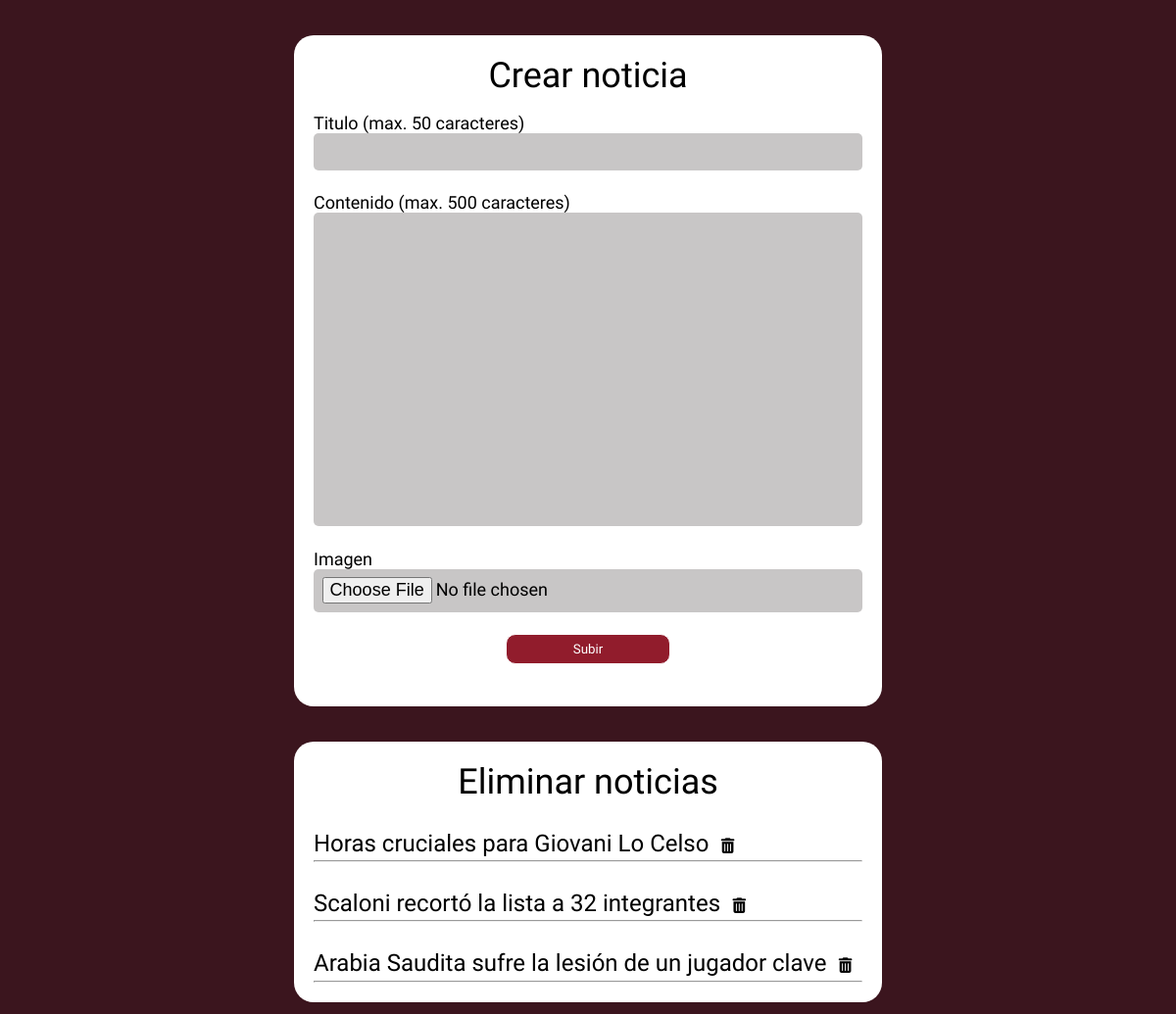
The page /main/special_users/administrador.php on the database as committed earlier.
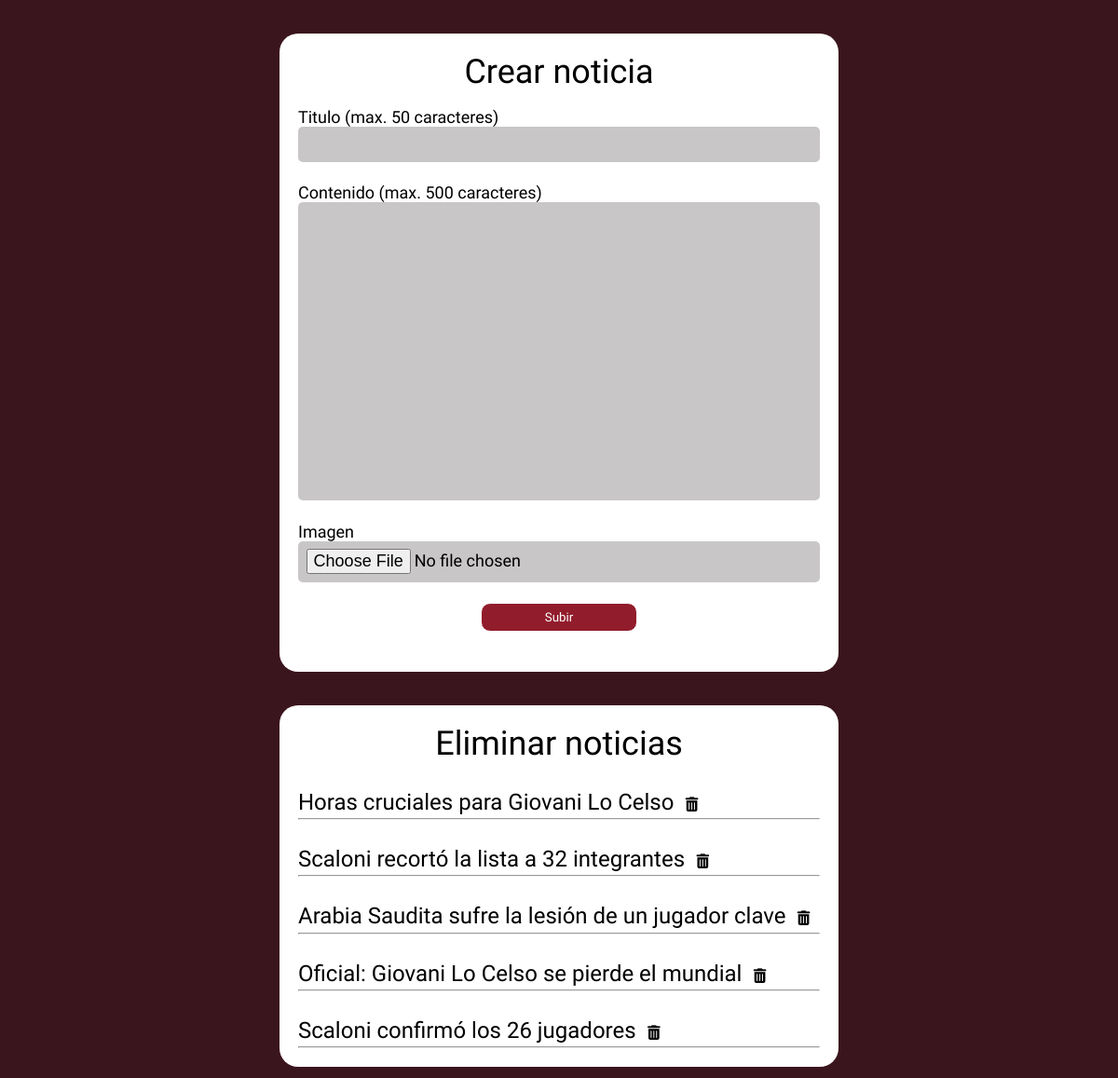
The same page on the database as committed later.
### tables this page shows
CREATE TABLE `news` (
    `id` int(2) NOT NULL AUTO_INCREMENT,
    `user` varchar(20) NOT NULL,
    `title` text NOT NULL,
    `content` text NOT NULL,
    `image` varchar (255) NOT NULL,
    `datetime` datetime NOT NULL,
    PRIMARY KEY (id)
);

### main/special_users/administrador.php (the view, shortened to what this page needs)
<?php
	require ('../../account/database.php');
?>
<html>
    <head>
        <link href="administrador.css" rel="stylesheet" type="text/css">
        <link href="../../styles/header.css" rel="stylesheet" type="text/css">
    </head>
	<body>
		<div class="container">
            <p class="title">Crear noticia</p>
            <form method="post" class="upload" enctype="multipart/form-data">
                <div class="titulo">
                    <label class="label">Titulo (max. 50 caracteres)</label>
                    <input type="text" name="title" class="form-control" maxlength=50 required>
                </div>
                <div class="content">
                    <label class="label">Contenido (max. 500 caracteres)</label>
                    <textarea type="text" name="content" class="form-control-content" rows=10 maxlength=500 required></textarea>
                </div>
                <div class="image">
                    <label class="label">Imagen</label>
                    <input type="file" name="image" class="form-control" required accept="*/image">
                </div>
                <div class="button">
                    <button type="submit" class="btn" name="btn-add">Subir</button></div>
                </div>
        <div class="container">
            <p class="title">Eliminar noticias</p>
            <?php
                $stmt = $conn->prepare("SELECT * FROM news ORDER BY id");
                $stmt->execute();
                $count = $stmt->rowCount();
                if($count > 0){
                    while($row=$stmt->fetch(PDO::FETCH_ASSOC)){
                        extract($row);
                        echo "<div id='new".$id."' class='new'><span class='new_title'>$title</span><i class='trash fa fa-trash' aria-hidden='true' onclick='remove(".$id.")'></i><hr></div>";
                    }
                }
            ?>
		</div>
	</body>
</html>

### main/special_users/administrador.css (style rules this page uses)
* { font-family: Yanone Kaffeesatz; padding: 0px; margin: 0px; box-sizing: border-box; }
html,body { width:100%; }
body { background: rgba(42, 0, 10, 0.918); background-attachment: fixed; }
.container { width:50%; background-color:#ffffff; margin:3% 0 1% 25%; padding:20px; border-radius:20px; }
.title { font-size:3vw; text-align: center; }
.upload { margin-top:3%; }
.form-control { width: 100%; background: rgba(128, 124, 124, 0.432); padding: 1%; border-radius: 5px; margin-bottom: 4%; border: 1px solid #ffffff; font-size:1.5vw; border: solid 3px transparent; }
.form-control-content { width: 100%; height:40%; background: rgba(128, 124, 124, 0.432); padding:1%; border-radius: 5px; margin-bottom: 4%; border: 1px solid #ffffff; font-size:1.5vw; border: solid 3px transparent; resize:none; }
.label { font-size:1.5vw; }
.btn { width:30%; background: rgb(145, 28, 44); color: #ffffff; padding: 7px ; margin-left:35%; border-radius: 10px; margin-bottom: 4%; border: 1px solid #ffffff; cursor: pointer; }
.new_title { font-size:2vw; }
.trash { margin-left:1%; font-size:1.3vw; padding:1.2%; border-radius:35%; transition:.5s; }
.new { margin-top:5%; }

Rows that differ between the two databases and show on the page:
added news: title "Oficial: Giovani Lo Celso se pierde el mundial"
added news: title "Scaloni confirmó los 26 jugadores"
